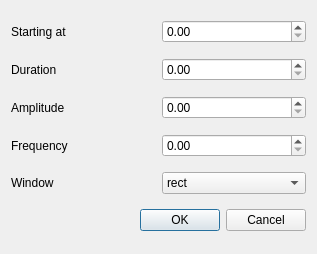
<?xml version="1.0" encoding="UTF-8"?>
<ui version="4.0">
 <class>Dialog</class>
 <widget class="QDialog" name="Dialog">
  <property name="geometry">
   <rect>
    <x>0</x>
    <y>0</y>
    <width>317</width>
    <height>254</height>
   </rect>
  </property>
  <property name="windowTitle">
   <string>Dialog</string>
  </property>
  <layout class="QGridLayout" name="gridLayout">
   <item row="0" column="0">
    <widget class="QLabel" name="label">
     <property name="text">
      <string>Starting at</string>
     </property>
    </widget>
   </item>
   <item row="0" column="1">
    <widget class="QDoubleSpinBox" name="time_i"/>
   </item>
   <item row="1" column="0">
    <widget class="QLabel" name="label_2">
     <property name="text">
      <string>Duration</string>
     </property>
    </widget>
   </item>
   <item row="1" column="1">
    <widget class="QDoubleSpinBox" name="duration"/>
   </item>
   <item row="2" column="0">
    <widget class="QLabel" name="label_3">
     <property name="text">
      <string>Amplitude</string>
     </property>
    </widget>
   </item>
   <item row="2" column="1">
    <widget class="QDoubleSpinBox" name="amp"/>
   </item>
   <item row="3" column="0">
    <widget class="QLabel" name="label_4">
     <property name="text">
      <string>Frequency</string>
     </property>
    </widget>
   </item>
   <item row="3" column="1">
    <widget class="QDoubleSpinBox" name="freq"/>
   </item>
   <item row="4" column="0">
    <widget class="QLabel" name="label_5">
     <property name="text">
      <string>Window</string>
     </property>
    </widget>
   </item>
   <item row="4" column="1">
    <widget class="QComboBox" name="window_v">
     <item>
      <property name="text">
       <string>rect</string>
      </property>
     </item>
     <item>
      <property name="text">
       <string>triangular</string>
      </property>
     </item>
     <item>
      <property name="text">
       <string>blackman</string>
      </property>
     </item>
     <item>
      <property name="text">
       <string>hamming</string>
      </property>
     </item>
     <item>
      <property name="text">
       <string>hanning</string>
      </property>
     </item>
     <item>
      <property name="text">
       <string>kaiser1</string>
      </property>
     </item>
     <item>
      <property name="text">
       <string>kaiser2</string>
      </property>
     </item>
     <item>
      <property name="text">
       <string>kaiser3</string>
      </property>
     </item>
     <item>
      <property name="text">
       <string>kaiser4</string>
      </property>
     </item>
    </widget>
   </item>
   <item row="5" column="0" colspan="2">
    <widget class="QDialogButtonBox" name="buttonBox">
     <property name="orientation">
      <enum>Qt::Horizontal</enum>
     </property>
     <property name="standardButtons">
      <set>QDialogButtonBox::Cancel|QDialogButtonBox::Ok</set>
     </property>
    </widget>
   </item>
  </layout>
 </widget>
 <resources/>
 <connections>
  <connection>
   <sender>buttonBox</sender>
   <signal>accepted()</signal>
   <receiver>Dialog</receiver>
   <slot>accept()</slot>
   <hints>
    <hint type="sourcelabel">
     <x>248</x>
     <y>254</y>
    </hint>
    <hint type="destinationlabel">
     <x>157</x>
     <y>274</y>
    </hint>
   </hints>
  </connection>
  <connection>
   <sender>buttonBox</sender>
   <signal>rejected()</signal>
   <receiver>Dialog</receiver>
   <slot>reject()</slot>
   <hints>
    <hint type="sourcelabel">
     <x>316</x>
     <y>260</y>
    </hint>
    <hint type="destinationlabel">
     <x>286</x>
     <y>274</y>
    </hint>
   </hints>
  </connection>
 </connections>
</ui>
